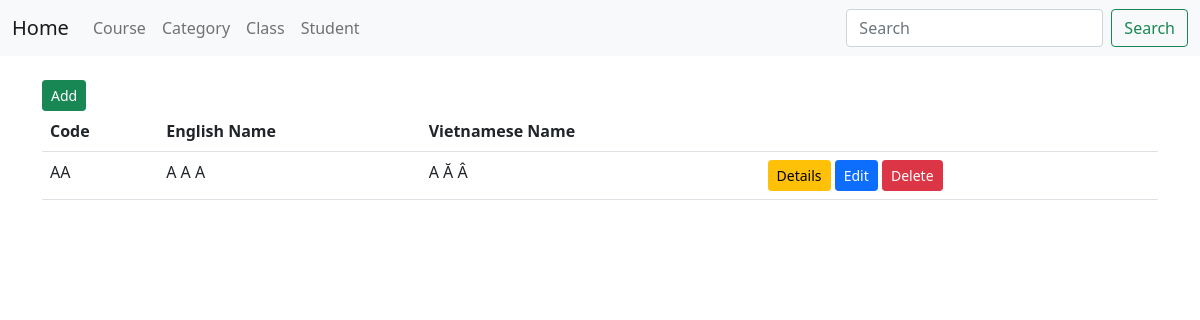
/course/, run on an earlier commit of the app's database.
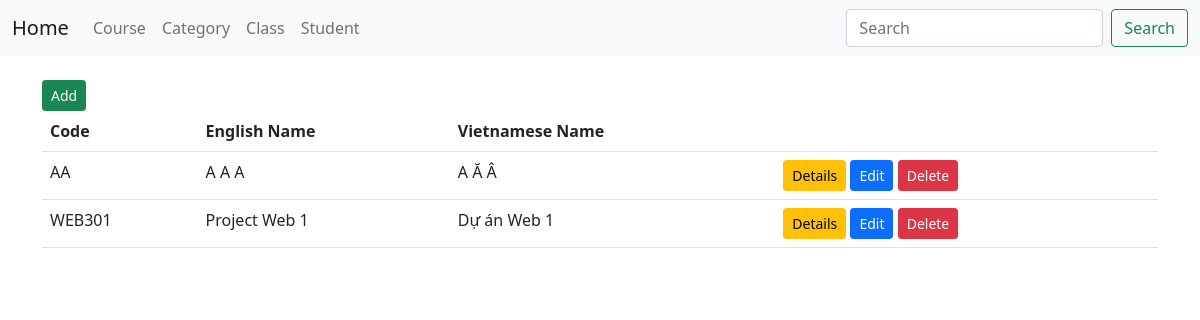
And on a later commit of the database.
### course/models.py (models this page shows, shortened)
class Course(models.Model):
    code = models.CharField(max_length=10)
    description = models.TextField()
    name_en = models.CharField(max_length=250)
    name_vi = models.CharField(max_length=250)
    credit = models.IntegerField()
    hour = models.IntegerField()
    category = models.ForeignKey(Category, on_delete=models.CASCADE)

### course/views.py (the view)
# urls.py: path("course/", views.course_index),
def course_index(request):
    courses = Course.objects.all()
    context = {
        "courses": courses,
    }
    return render(request, "course/course/course_index.html", context)

### course/templates/course/course/course_index.html
{% extends 'base.html' %}
{% block content %}
<a href="add" class="btn btn-sm btn-success">Add</a>
<table class="table">
    <tr>
        <th>Code</th>
        <th>English Name</th>
        <th>Vietnamese Name</th>
        <th></th>
    </tr>
    {% for item in courses %}
    <tr>
        <td>{{item.code}}</td>
        <td>{{item.name_en}}</td>
        <td>{{item.name_vi}}</td>
        <td>
            <a href="{{item.id}}" class="btn btn-sm btn-warning">Details</a>
            <a href="edit/{{item.id}}" class="btn btn-sm btn-primary">Edit</a>
            <a href="delete/{{item.id}}" class="btn btn-sm btn-danger">Delete</a>
        </td>
    </tr>
    {% endfor %}
</table>
{% endblock content %}

What changed in the data, as far as the page shows it:
added Course: code "WEB301", name_en "Project Web 1", name_vi "Dự án Web 1"
